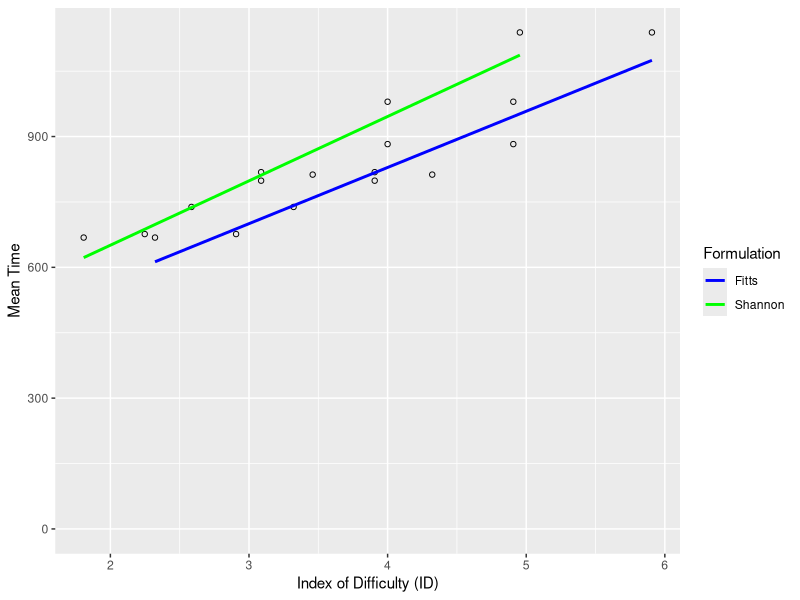

Reproduce this figure in R.
library(ggplot2)

data <- read.csv(file="fittsData_allParticipants.csv", header=T, sep=",")

#Convert correct to boolean. 
data$correct <- as.logical(data$correct)

# Calculate index of difficulty (ID), round to 2 decimal places. 
data$ID.F <- log2(2*data$amplitude/data$width)

# Calculate the Shannon ID (ID.S), round to 2 decimal places. 
data$ID.S <- log2(data$amplitude/data$width + 1)

# Calculate mean task completion time by condition for correct trials. 
mean.time <- aggregate(time~amplitude+width+ID.F+ID.S, data[data$correct, ], mean)
print(mean.time)

# Generate Fitts’s model 
model.Fitts <- lm(time ~ ID.F, mean.time)
summary(model.Fitts)$r.squared #find R^2

# Generate Shannon model 
model.shannon <- lm(time ~ ID.S, mean.time)
summary(model.shannon)$r.squared #find R^2 

#Plot both models 
ggplot(mean.time, aes(y = time)) + # Specify data source and y axis 
  geom_point(aes(x = ID.F),          # Add points for Fitts’model 
             shape = 1) +                       # Use hollow circles 
  geom_point(aes(x = ID.S),          # Add points for shannon model 
             shape = 1) +                       # Use hollow circles 
  geom_smooth(aes(x = ID.F,          # Regression line for Fitts’model 
                  colour="Fitts"),                   # Set colour via label 
              method = lm,                       # calculate using linear model 
              se = FALSE) +                      # [optional] Shaded confidence region 
  geom_smooth(aes(x = ID.S,          # Regression line for Shannon model 
                  colour="Shannon"),                 # Set colour via label 
              method = lm,                       # calculate using linear model 
              se = FALSE) +                      # [optional] Shaded confidence region 
  scale_colour_manual("Formulation", # Add Legend, set legend title 
                      values = c("Shannon"="green",      # Set colours to assigned labels 
                                 "Fitts"="blue")) + 
  expand_limits(y = 0) +             # Start y-axis from 0 
  ylab(label="Mean Time") +          # Label y axis 
  xlab("Index of Difficulty (ID)")   # Label x-axis
